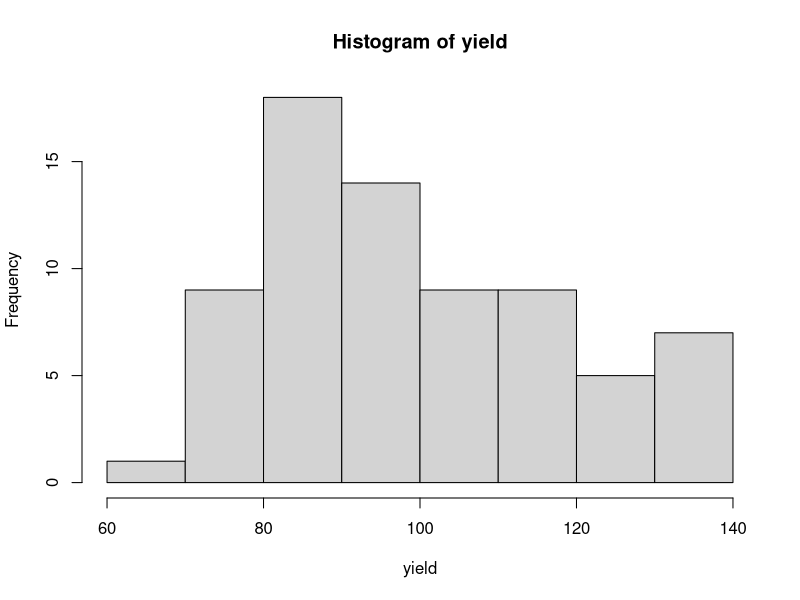
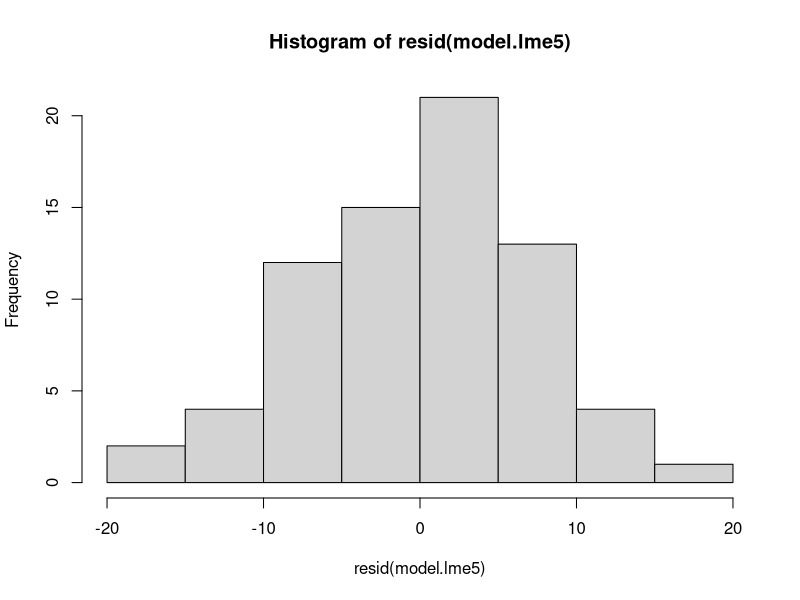
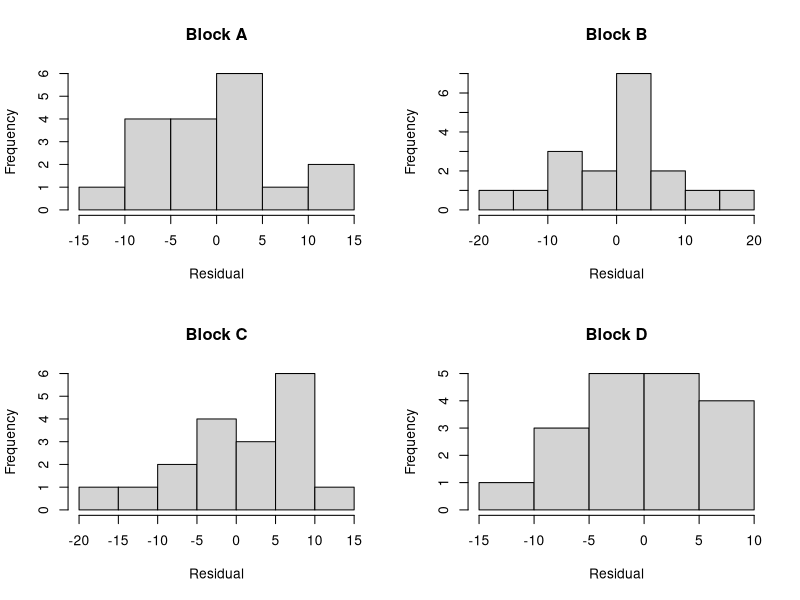
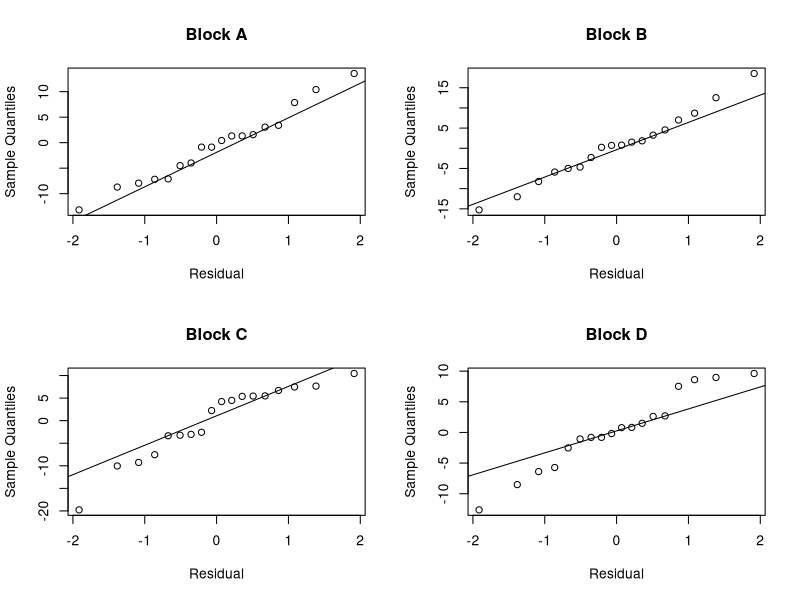
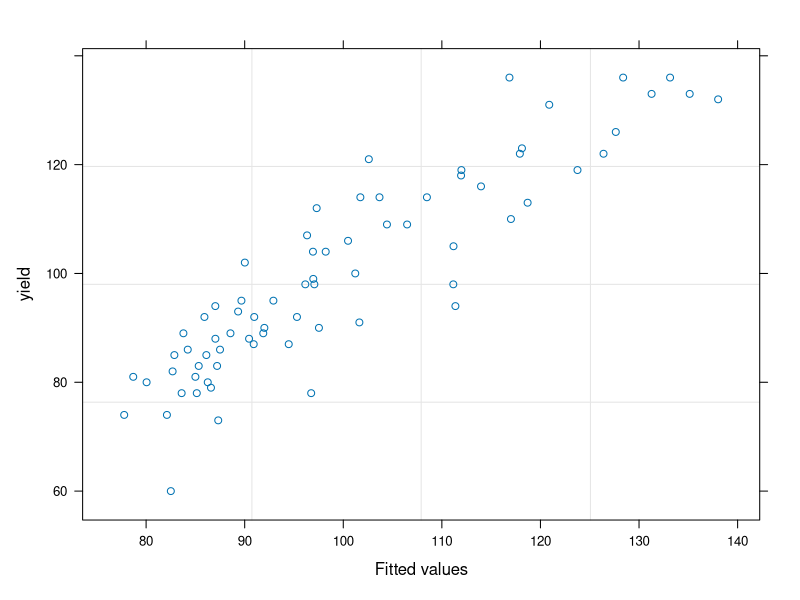
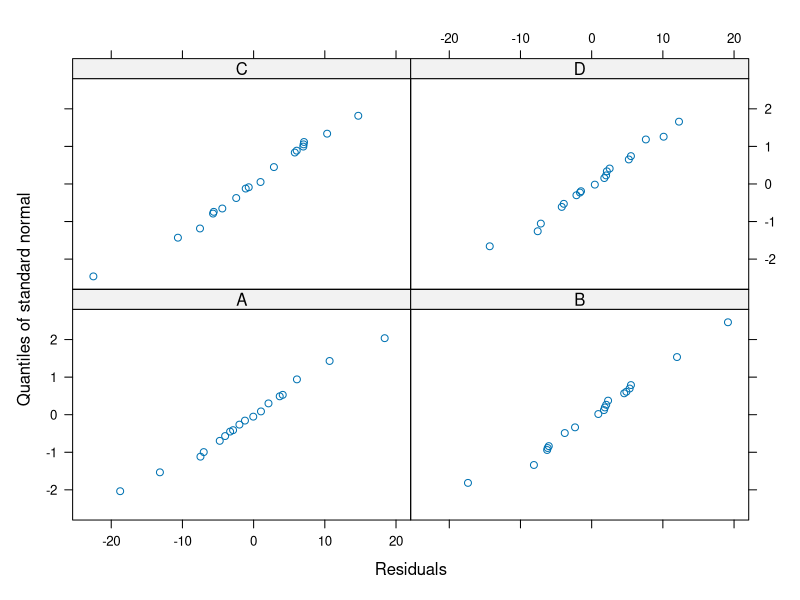
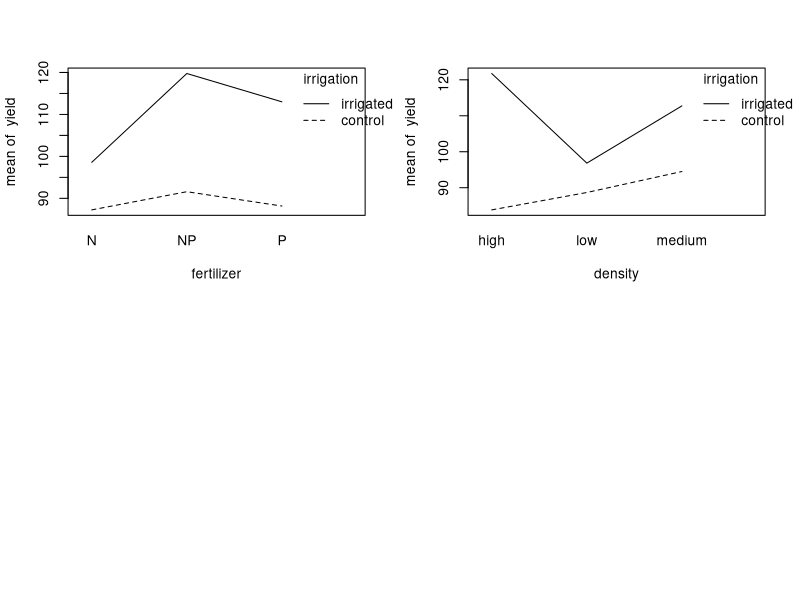

These charts were generated, in order, by the following R code:
#============================================================================#

# Linear Mixed Models #
# 
# written by Henrik von Wehrden
# edited by Chan Le

#============================================================================#
#### 0. Load packages ####
#============================================================================#

# Standard package for mixed models
library(lme4)

# Package for linear and non-linear mixed effects models
library(nlme)

# Multiple comparisons package with R
library(multcomp)
# library(ncf)
# library(ape)

#============================================================================#
#### 1. Data Import ####
#============================================================================#

# Load and check data
yields<-read.table("splityield.txt",header=T)
attach(yields)

# Variable names
names(yields)

# Data structure
str(yields)

# Histogram of the response
hist(yield)

#============================================================================#
#### 2. Fitting Models ####
#============================================================================#

# Nested ANOVA mixed model
model <- aov(yield ~ irrigation * density * fertilizer + 
             Error(block/irrigation/density))

# Model summary
summary(model)

# Linear model with interactions
model <- lm(yield ~ block * irrigation * density * yield) 

# Model summary
summary(model)

# Linear mixed effects model with nested random effects (including three-way 
# interactions)
model <- lme(yield ~ irrigation * density * fertilizer, 
           random= ~ 1|block/irrigation/density)

# Model summary
summary(model)

# Linear mixed effects model with nested random effects (no three-way 
# interactions)
model <- lme(yield ~ (irrigation + density + fertilizer)^2,
           random= ~ 1|block/irrigation/density)

# Model summary
summary(model)

# Linear mixed effects model with nested random effects (model fit by maximizing
# log-likelihood)
model.lme <- lme(yield ~ irrigation * density * fertilizer,
  random = ~ 1|block/irrigation/density, method = "ML")

# Model update (remove three-way interaction)
model.lme2 <- update(model.lme, ~ . - irrigation:density:fertilizer)

# Compare two models with ANOVA table
anova(model.lme,model.lme2)

# Linear mixed effects model with nested random effects (pairwise interactions
# with irrigation)
model.lme3 <- lme(yield ~ irrigation * density + irrigation * fertilizer, 
               random = ~ 1|block/irrigation/density)

# Model summary
summary(model.lme3)

#============================================================================#
#### 3. LLMs with package lme4 ####
#============================================================================#

# Load package
library(lme4)

# Linear mixed effects model with nested random effects (including three-way 
# interactions)
model <- lmer(yield ~ irrigation * density * fertilizer + 
                (1|block) + (1|irrigation) + (1|density), yields, REML = F)

# Model summary
summary(model)

# Test estimated coefficients in model
cftest(model)

#============================================================================#
#### 3. Fit and compare models ####
#============================================================================#

model <- lme(yield ~ (irrigation + density + fertilizer)^2, 
             random = ~1|block/irrigation/density)

summary(model)

model2 <- lme(yield ~ irrigation * density + irrigation * fertilizer, 
           random = ~1|block/irrigation/density)

summary(model)

model.lme3 <- update(model.lme2, ~ . - density:fertilizer)

anova(model.lme3,model.lme2)

model.lme4 <- update(model.lme3, ~ . - irrigation:fertilizer)

anova(model.lme3,model.lme4)

model.lme5 <- update(model.lme2, ~ . - irrigation:density)

anova(model.lme5,model.lme2)


### Residual check of model 5

# Histogram of model residual
hist(resid(model.lme5))

# Residual data w.r.t. block
both <- data.frame(block = block,
                      residual = as.vector(resid(model.lme5)))

# Histogram of residual w.r.t. block
par(mfrow=c(2,2))
for (i in unique(both$block)){
    blockResidual <- subset(both, block == i)
    hist(blockResidual$residual, main = paste0("Block ", i), xlab = "Residual")
}

# QQ-plots of residuals w.r.t. block
for (i in unique(both$block)){
    blockResidual <- subset(both, block == i)
    qqnorm(blockResidual$residual, main = paste0("Block ", i), xlab = "Residual")
    qqline(blockResidual$residual)
}

# Residual check of model 3

# Model 3 summary
summary(model.lme3)
str(model.lme3)

# Plot predicted against actual yield values
plot(model.lme3, yield ~ fitted(.))

# QQ-plots of residuals w.r.t. block
qqnorm(model.lme3, ~resid(.)|block)

### Comparison with ANOVA

attach(yields)
names(yields)

# ANOVA model
model<-aov(yield ~ irrigation * density * fertilizer + 
               Error(block/irrigation/density))

summary(model)

# Interaction plots
interaction.plot(fertilizer,irrigation,yield)

interaction.plot(density,irrigation,yield)
